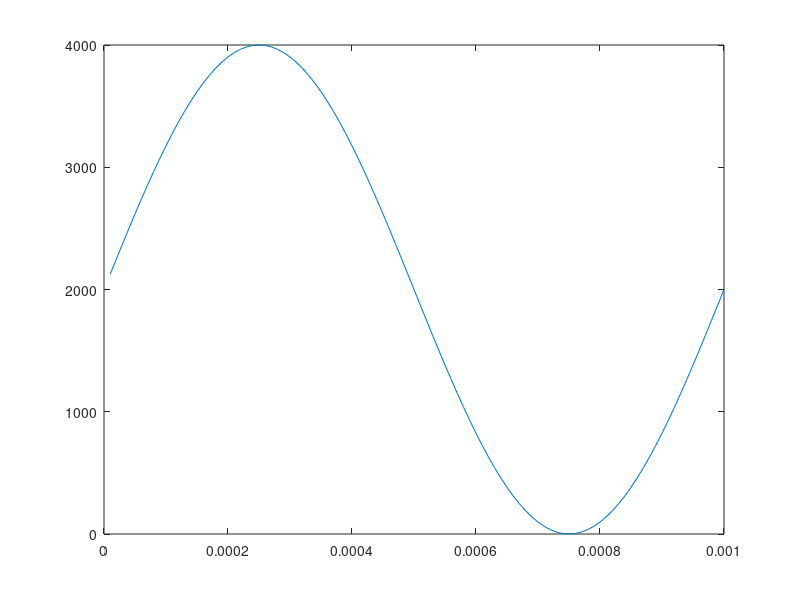

This figure's MATLAB source:
clc
clear all

%sin(2*pi*1000*)

fm = 1000;
fs = 100*fm;

t = 1/fs:1/fs: 1/fm;

x = sin(2*pi*fm*t);
x = x + abs(min(x));
x = 2000*x;  % 0 to 4000
sin_wave = round(x);
plot(t,x)
csvwrite('dacData.txt',sin_wave)

fprintf('%d, %d, %d, %d, %d, %d, %d, %d, %d, %d, %d, %d, %d, %d, %d, \n', sin_wave);
